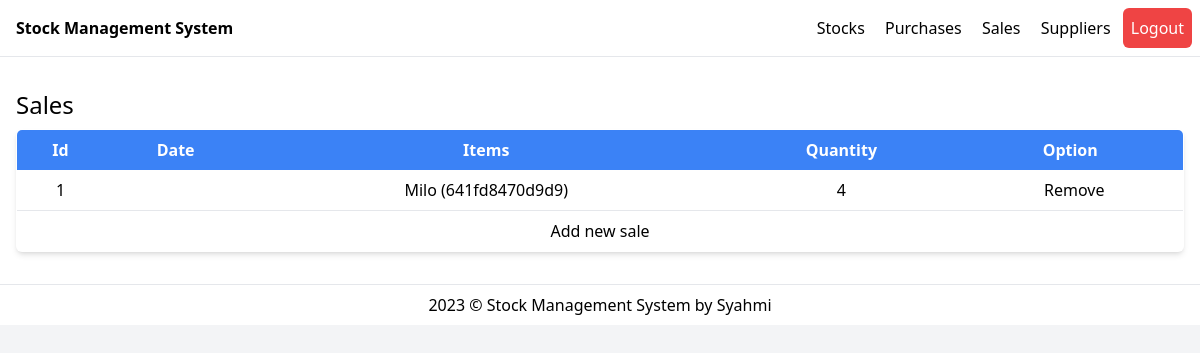
Page /sales.php (signed in) on the earlier database version.
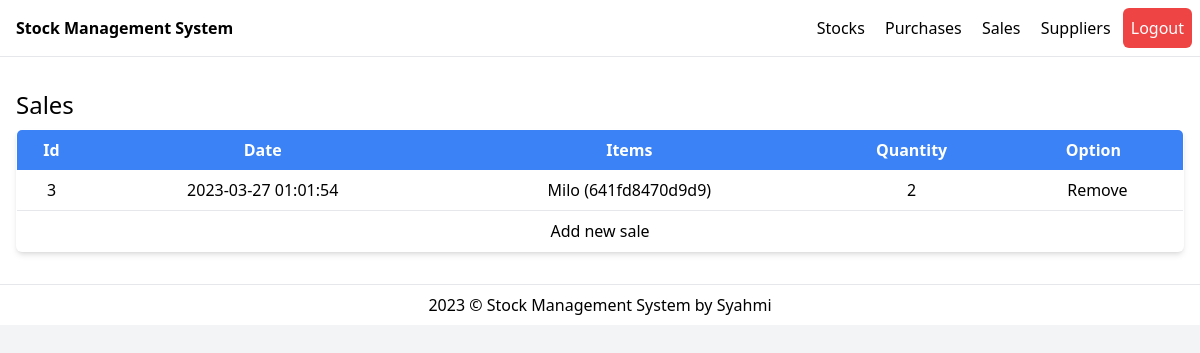
Same page on the later database version.
### tables this page shows
CREATE TABLE `sales` (
  `sale_id` int(255) NOT NULL,
  `sale_date` datetime NOT NULL,
  `item_id` varchar(255) NOT NULL,
  `sale_quantity` int(255) NOT NULL
);

CREATE TABLE `items` (
  `item_id` varchar(255) NOT NULL,
  `item_name` varchar(255) NOT NULL,
  `item_price` decimal(16,2) NOT NULL
);

### sales.php (the view, shortened to what this page needs)
<!DOCTYPE html>
<html lang="en">
<head>
    <script src="https://cdn.tailwindcss.com"></script>
</head>
<body class="bg-gray-100">
    <div class="m-auto bg-white max-w-7xl">
        <?php
            include 'nav.php';
        ?>
        <div class="mt-4 p-4">
            <div class="mb-2 text-2xl">
                Sales
            </div>
            <table class="border border-gray-200 w-full table-auto text-center rounded-md overflow-hidden shadow-md">
                <tr class="bg-blue-500 text-white">
                    <th class="p-2">
                        Id
                    </th>
                    <th class="p-2">
                        Date
                    </th>
                    <th class="p-2">
                        Items
                    </th>
                    <th class="p-2">
                        Quantity
                    </th>
                    <th class="p-2">
                        Option
                    </th>
                </tr>
                <?php
                    include 'inc/connect.inc.php';
                    $query = "SELECT * FROM sales";
                    $result = mysqli_query($connect,$query);
                    while($row = mysqli_fetch_assoc($result)){
                        $sale_id = $row['sale_id'];
                        $sale_date = $row['sale_date'];
                        $item_id = $row['item_id'];
                        $sale_quantity = $row['sale_quantity'];
                        echo '<tr class="border-b border-gray-200">';
                            echo '<td class="p-2">'.$sale_id.'</td>';
                            echo '<td class="p-2">'.$sale_date.'</td>';
                            echo '<td class="p-2">';
                                $query_item = "SELECT * FROM items WHERE item_id='$item_id'";
                                $result_item = mysqli_query($connect,$query_item);
                                while($row_item = mysqli_fetch_assoc($result_item)){
                                    echo $row_item['item_name'].' ('.$row_item['item_id'].')<br>';
                                }
                            echo '</td>';
                            echo '<td class="p-2">'.$sale_quantity.'</td>';
                            echo '<td class="p-2">';
                                echo '<a href="inc/sale-remove.inc.php?id='.$sale_id.'" class="pl-2">Remove</a>';
                            echo '</td>';
                        echo '</tr>';
                    }
                    echo '<tr>';
                        echo '<td class="p-2" colspan=5>';
                            echo '<a href="sale-add.php">Add new sale</a>';
                        echo '</td>';
                    echo '</tr>';
                ?>
            </table>
        </div>
        <?php
            include 'footer.php';
        ?>
    </div>
</body>
</html>

### nav.php
<div class="flex justify-between border-b border-gray-200">
    <div class="p-2 inline-block">
        <a href="#" class="p-2 inline-block font-bold hover:text-blue-500">
            Stock Management System
        </a>
    </div>
    <div class="p-2 inline-block">
        <a href="/stocks.php" class="p-2 inline-block hover:text-blue-500">
            Stocks
        </a>
        <a href="/purchases.php" class="p-2 inline-block hover:text-blue-500">
            Purchases
        </a>
        <a href="/sales.php" class="p-2 inline-block hover:text-blue-500">
            Sales
        </a>
        <a href="/suppliers.php" class="p-2 inline-block hover:text-blue-500">
            Suppliers
        </a>
        <a href="inc/logout.inc.php" class="p-2 inline-block bg-red-500 text-white rounded-md hover:bg-blue-500">
            Logout
        </a>
    </div>
</div>

### footer.php
<div class="p-2 text-center mt-4 border-t border-gray-200">
    2023 &copy; Stock Management System by  Syahmi
</div>

Differences in the rows shown:
removed sales: sale_id "1", sale_quantity "4", items (item_name "Milo", item_id "641fd8470d9d9")
added sales: sale_id "3", sale_date "2023-03-27 01:01:54", sale_quantity "2", items (item_name "Milo", item_id "641fd8470d9d9")
